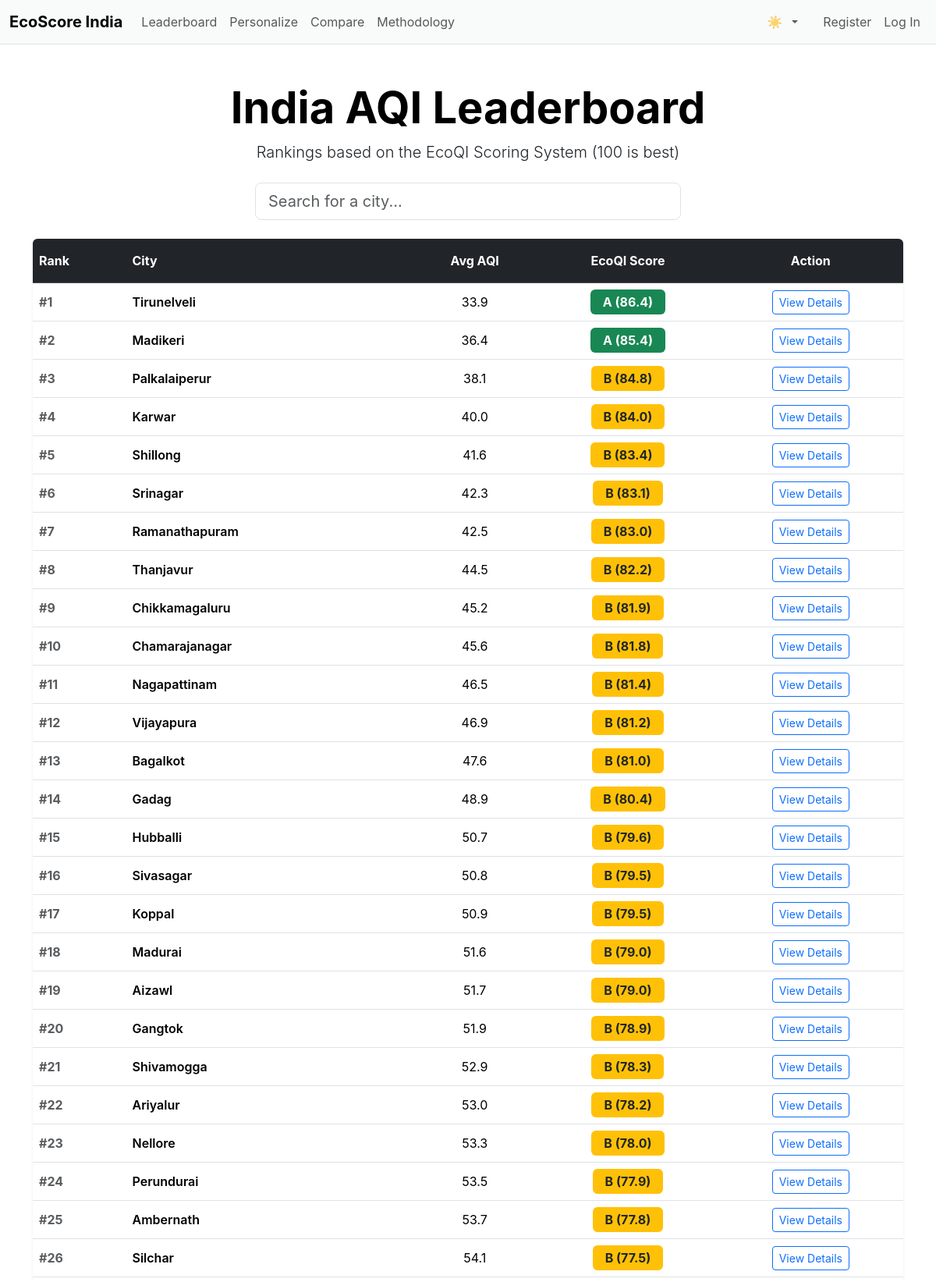
The page / (upper part) on the database its author committed.
### tables this page shows
CREATE TABLE cities (
            id INTEGER PRIMARY KEY AUTOINCREMENT,
            name TEXT NOT NULL UNIQUE,
            state TEXT
        );

### app.py (the view)
@app.route("/")
def index():
    db = get_db()
    cursor = db.cursor()
    cursor.execute('''SELECT c.id, c.name, c.state, ROUND(AVG(r.aqi), 1) as avg_aqi FROM cities c
        JOIN aqi_readings r ON c.id = r.city_id
        GROUP BY c.id
        ORDER BY avg_aqi ASC''')
    raw_cities = cursor.fetchall()
    cities = []
    for row in raw_cities:
        ecoqi = calculate_ecoqi(row['avg_aqi'])
        grade = get_grade(ecoqi)
        cities.append({
            'id': row['id'], 'name': row['name'], 'state': row['state'],
            'avg_aqi': row['avg_aqi'], 'ecoqi': ecoqi, 'grade': grade})
    cities.sort(key=lambda x: x['ecoqi'], reverse=True)
    return render_template("index.html", cities=cities)

### app.py (called while the page is built)
def get_db():
    db = getattr(g, '_database', None)
    if db is None:
        db = g._database = sqlite3.connect("aqi.db")
        db.row_factory = sqlite3.Row
    return db

@app.teardown_appcontext
def close_connection(exception):
    db = getattr(g, '_database', None)
    if db is not None:
        db.close()

@app.context_processor
def utility_processor():
    return dict(get_grade=get_grade, get_grade_color=get_grade_color)

### helpers.py (called while the page is built)
def calculate_ecoqi(aqi):
    if aqi <= 50:
        score = 100 - (aqi * 0.4)
    elif aqi <= 100:
        score = 80 - ((aqi - 50) * 0.6)
    elif aqi <= 200:
        score = 50 - ((aqi - 100) * 0.35)
    elif aqi <= 300:
        score = 15 - ((aqi - 200) * 0.1)
    elif aqi <= 400:
        score = max(5.0, 5 - ((aqi - 300) * 0.03))
    else:
        score = max(0.0, 2 - ((aqi - 400) * 0.005))
    return round(score, 1)

def get_grade(ecoqi):
    if ecoqi >= 95:
        return "A+"
    if ecoqi >= 85:
        return "A"
    if ecoqi >= 70:
        return "B"
    if ecoqi >= 55:
        return "C"
    if ecoqi >= 40:
        return "D"
    return "F"

def get_grade_color(grade):
    colors = {
        "A+": "bg-success",
        "A": "bg-success text-dark",
        "B": "bg-info text-dark",
        "C": "bg-warning text-dark",
        "D": "bg-danger",
        "F": "bg-dark text-white"
    }
    if grade in ["A+", "A"]:
        return "bg-success"
    elif grade == "B":
        return "bg-warning text-dark"
    elif grade == "C":
        return "bg-warning text-dark" # No orange in standard bootstrap, warning is closest
    elif grade == "D":
        return "bg-danger"
    else:
        return "bg-dark text-white"

### templates/index.html
{% extends "layout.html" %}
{% block main %}
<div class="text-center mb-4">
    <h1 class="display-4 fw-bold text-body-emphasis">India AQI Leaderboard</h1>
    <p class="lead">Rankings based on the EcoQI Scoring System (100 is best)</p>
</div>
<div class="row justify-content-center mb-4">
    <div class="col-md-6">
        <input list="cities" id="searchInput" class="form-control form-control-lg" placeholder="Search for a city...">
    </div>
</div>
<div class="table-responsive shadow-sm rounded">
    <table class="table table-hover align-middle mb-0" id="leaderboardTable">
        <thead class="table-dark">
            <tr>
                <th scope="col" class="py-3">Rank</th>
                <th scope="col" class="py-3">City</th>
                <th scope="col" class="py-3 text-center">Avg AQI</th>
                <th scope="col" class="py-3 text-center">EcoQI Score</th>
                <th scope="col" class="py-3 text-center">Action</th>
            </tr>
        </thead>
        <tbody>
            {% for city in cities %}
            <tr>
                <th scope="row" class="text-muted">#{{ loop.index }}</th>
                <td class="fw-semibold city-name">{{ city.name }}</td>
                <td class="text-center">{{ city.avg_aqi }}</td>
                <td class="text-center">
                    <span class="badge {{ get_grade_color(city.grade) }} px-3 py-2 fs-6">
                        {{ city.grade }} ({{ city.ecoqi }})
                    </span>
                </td>
                <td class="text-center">
                    <a href="/city/{{ city.id }}" class="btn btn-sm btn-outline-primary">View Details</a>
                </td>
            </tr>
            {% else %}
            <tr>
                <td colspan="6" class="text-center py-4 text-muted">No data available.</td>
            </tr>
            {% endfor %}
        </tbody>
    </table>
</div>
{% endblock %}

### templates/layout.html (shortened to what this page needs)
<!DOCTYPE html>
<html lang="en" data-bs-theme="light">
<head>
    <link href="https://cdn.jsdelivr.net/npm/bootstrap@5.3.2/dist/css/bootstrap.min.css" rel="stylesheet">
     <link href="/static/style.css" rel="stylesheet">
</head>
<body class="bg-body background-logo">
    <nav class="navbar navbar-expand-lg bg-body-tertiary border-bottom">
        <div class="container-fluid">
            <a class="navbar-brand fw-bold" href="/">EcoScore India</a>
            <div class="collapse navbar-collapse" id="navbarNav">
                <ul class="navbar-nav me-auto">
                    <li class="nav-item">
                        <a class="nav-link" href="/">Leaderboard</a>
                    </li>
                    <li class="nav-item">
                        <a class="nav-link" href="/rank">Personalize</a>
                    </li>
                    <li class="nav-item">
                        <a class="nav-link" href="/compare">Compare</a>
                    </li>
                    <li class="nav-item">
                        <a class="nav-link" href="/methodology">Methodology</a>
                    </li>
                </ul>
                <ul class="navbar-nav ms-auto align-items-center">
                    <li class="nav-item dropdown me-3">
                        <button class="btn btn-link nav-link dropdown-toggle d-flex align-items-center" id="bd-theme" type="button" aria-expanded="false" data-bs-toggle="dropdown" aria-label="Toggle theme">
                            <span id="theme-icon-active" class="me-2">🌓</span>
                        </button>
                    </li>
                    {% if session.get('user_id') %}
                        <li class="nav-item"><a class="nav-link" href="/logout">Log Out</a></li>
                    {% else %}
                        <li class="nav-item"><a class="nav-link" href="/register">Register</a></li>
                        <li class="nav-item"><a class="nav-link" href="/login">Log In</a></li>
                    {% endif %}
                </ul>
            </div>
        </div>
    </nav>
    <main class="container py-5" style="min-height: 75vh;">
        {% block main %}{% endblock %}
    </main>
</body>
</html>

### static/style.css (style rules this page uses)
body { font-family: -apple-system, BlinkMacSystemFont, "Segoe UI", Roboto, "Helvetica Neue", Arial, sans-serif; transition: background-color 0.3s ease, color 0.3s ease; }
.navbar { backdrop-filter: blur(8px); -webkit-backdrop-filter: blur(8px); background-color: rgba(var(--bs-tertiary-bg-rgb), 0.85) !important; }
.background-logo { position: relative; min-height: 100vh; }
.background-logo::before { content: ""; position: fixed; inset: 0; background: url("/static/android-chrome-512x512.png") center center no-repeat; background-size: 45vmin; opacity: 0.4; pointer-events: none; z-index: -1; }

### rows shown on the page
cities: name "Tirunelveli", avg_aqi "33.9", grade "A", ecoqi "86.4"
cities: name "Madikeri", avg_aqi "36.4", grade "A", ecoqi "85.4"
cities: name "Palkalaiperur", avg_aqi "38.1", grade "B", ecoqi "84.8"
cities: name "Karwar", avg_aqi "40.0", grade "B", ecoqi "84.0"
cities: name "Shillong", avg_aqi "41.6", grade "B", ecoqi "83.4"
cities: name "Srinagar", avg_aqi "42.3", grade "B", ecoqi "83.1"
cities: name "Ramanathapuram", avg_aqi "42.5", grade "B", ecoqi "83.0"
cities: name "Thanjavur", avg_aqi "44.5", grade "B", ecoqi "82.2"
cities: name "Chikkamagaluru", avg_aqi "45.2", grade "B", ecoqi "81.9"
cities: name "Chamarajanagar", avg_aqi "45.6", grade "B", ecoqi "81.8"
cities: name "Nagapattinam", avg_aqi "46.5", grade "B", ecoqi "81.4"
cities: name "Vijayapura", avg_aqi "46.9", grade "B", ecoqi "81.2"
cities: name "Bagalkot", avg_aqi "47.6", grade "B", ecoqi "81.0"
cities: name "Gadag", avg_aqi "48.9", grade "B", ecoqi "80.4"
cities: name "Hubballi", avg_aqi "50.7", grade "B", ecoqi "79.6"
cities: name "Sivasagar", avg_aqi "50.8", grade "B", ecoqi "79.5"
cities: name "Koppal", avg_aqi "50.9", grade "B", ecoqi "79.5"
cities: name "Madurai", avg_aqi "51.6", grade "B", ecoqi "79.0"
cities: name "Aizawl", avg_aqi "51.7", grade "B", ecoqi "79.0"
cities: name "Gangtok", avg_aqi "51.9", grade "B", ecoqi "78.9"
cities: name "Shivamogga", avg_aqi "52.9", grade "B", ecoqi "78.3"
cities: name "Ariyalur", avg_aqi "53.0", grade "B", ecoqi "78.2"
cities: name "Nellore", avg_aqi "53.3", grade "B", ecoqi "78.0"
cities: name "Perundurai", avg_aqi "53.5", grade "B", ecoqi "77.9"
cities: name "Ambernath", avg_aqi "53.7", grade "B", ecoqi "77.8"
cities: name "Silchar", avg_aqi "54.1", grade "B", ecoqi "77.5"
